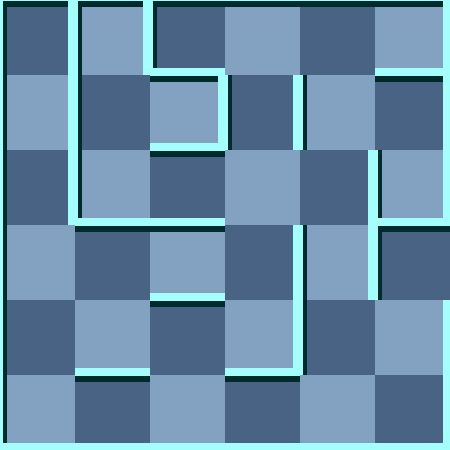

Rendered tile map (Tiled .tmx) drawn with the repository's tilesets; below, a short description and the map source with its tile grids summarised:
An orthogonal 6x6 tile map with 75x75 px tiles, 2 tile layers (background, 块层 1) and 3 objects (Exit, WhiteMummy, Player).

<map version="1.0" orientation="orthogonal" width="6" height="6" tilewidth="75" tileheight="75">
 <tileset firstgid="1" name="wall" tilewidth="75" tileheight="75">
  <image source="gfx/wall.png" width="300" height="375" />
  <tile id="0">
   <properties>
    <property name="ValOfWall" value="0" />
   </properties>
  </tile>
  <tile id="1">
   <properties>
    <property name="ValOfWall" value="1" />
   </properties>
  </tile>
  <tile id="2">
   <properties>
    <property name="ValOfWall" value="2" />
   </properties>
  </tile>
  <tile id="3">
   <properties>
    <property name="ValOfWall" value="3" />
   </properties>
  </tile>
  <tile id="4">
   <properties>
    <property name="ValOfWall" value="4" />
   </properties>
  </tile>
  <tile id="5">
   <properties>
    <property name="ValOfWall" value="5" />
   </properties>
  </tile>
  <tile id="6">
   <properties>
    <property name="ValOfWall" value="6" />
   </properties>
  </tile>
  <tile id="7">
   <properties>
    <property name="ValOfWall" value="7" />
   </properties>
  </tile>
  <tile id="8">
   <properties>
    <property name="ValOfWall" value="8" />
   </properties>
  </tile>
  <tile id="9">
   <properties>
    <property name="ValOfWall" value="9" />
   </properties>
  </tile>
  <tile id="10">
   <properties>
    <property name="ValOfWall" value="10" />
   </properties>
  </tile>
  <tile id="11">
   <properties>
    <property name="ValOfWall" value="11" />
   </properties>
  </tile>
  <tile id="12">
   <properties>
    <property name="ValOfWall" value="12" />
   </properties>
  </tile>
  <tile id="13">
   <properties>
    <property name="ValOfWall" value="13" />
   </properties>
  </tile>
  <tile id="14">
   <properties>
    <property name="ValOfWall" value="14" />
   </properties>
  </tile>
  <tile id="15">
   <properties>
    <property name="ValOfWall" value="15" />
   </properties>
  </tile>
  <tile id="18">
   <properties>
    <property name="ValOfWall" value="-1" />
   </properties>
  </tile>
 </tileset>
 <layer name="background" width="6" height="6">
  <data>[36 cells, 36 non-empty, 2 distinct tile ids]</data>
 </layer>
 <layer name="块层 1" width="6" height="6">
  <data>[36 cells, 36 non-empty, 15 distinct tile ids]</data>
 </layer>
 <objectgroup name="对象层 1" width="6" height="6">
  <object name="Exit" x="450" y="225" />
  <object name="WhiteMummy" x="375" y="225">
   <properties>
    <property name="value" value="21" />
   </properties>
  </object>
  <object name="Player" x="150" y="150">
   <properties>
    <property name="value" value="1" />
   </properties>
  </object>
 </objectgroup>
</map>
